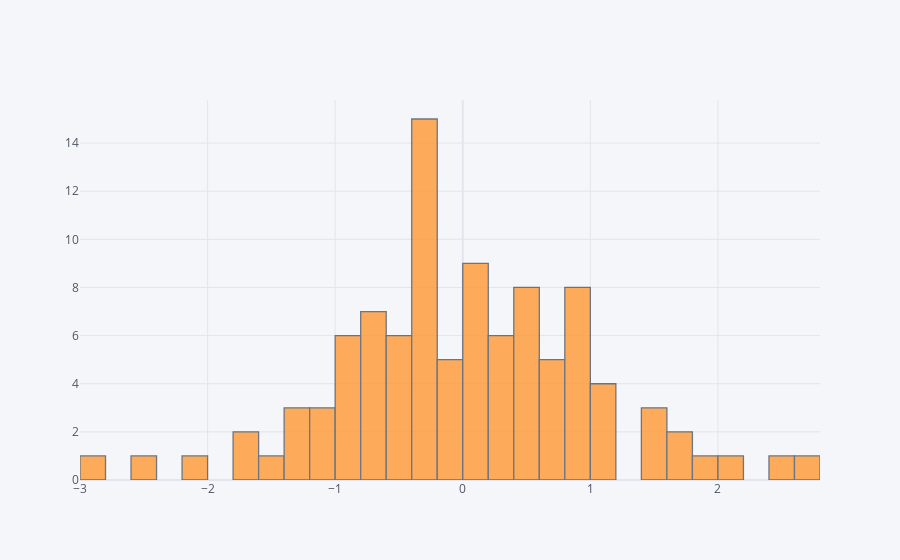

Notebook source saved alongside this figure:
### Code cell
df['A'].iplot(kind='hist',bins=50)

### Figure 1 — Plotly figure (JSON) as saved in the notebook; plotly's stock layout.template omitted (floating-point values rounded to 4 significant figures)
{"data": [{"histfunc": "count", "histnorm": "", "marker": {"color": "rgba(255, 153, 51, 1.0)", "line": {"color": "#4D5663", "width": 1.3}}, "name": "A", "nbinsx": 50, "opacity": 0.8, "orientation": "v", "type": "histogram", "x": [-1.28, 2.002, -0.2306, 0.9502, 0.04418, 0.03419, 0.4297, -0.3712, 0.8234, -0.2305, 0.9319, 1.8, -0.2435, -0.3794, 0.006746, -1.703, 1.05, -0.8817, -0.8891, -0.6727, 0.9835, -0.4999, -0.0136, 0.6032, 0.5757, 1.521, 1.664, -1.388, -1.405, 1.681, -0.7668, 0.3073, -0.2918, -0.3826, 0.3916, -0.4005, -0.2964, 0.7646, -0.1916, 0.3796, -0.1266, -2.108, -0.7247, 1.531, -0.7078, -0.7122, -0.5969, 1.021, 0.5236, 0.1844, 0.7656, -0.4672, -2.808, 0.8544, 0.7268, 0.2081, 0.4809, 0.09356, 0.5286, -1.023, 0.04873, -0.9777, 2.441, 0.5394, 1.144, -0.8318, -0.2711, -2.438, -0.7746, -1.205, -0.9713, -0.3489, -0.3855, -0.3868, 1.472, 0.8237, 0.9502, 2.621, 0.5894, -0.1375, 0.7189, -0.3966, 0.9521, -0.2949, -0.3848, 0.02993, -1.154, 0.491, -1.701, -0.9672, -0.5671, 0.127, -0.5421, -1.053, -0.6727, -0.1527, 1.177, 0.02886, 0.341, 0.3637]}], "layout": {"barmode": "overlay", "legend": {"bgcolor": "#F5F6F9", "font": {"color": "#4D5663"}}, "paper_bgcolor": "#F5F6F9", "plot_bgcolor": "#F5F6F9", "title": {"font": {"color": "#4D5663"}}, "xaxis": {"gridcolor": "#E1E5ED", "showgrid": true, "tickfont": {"color": "#4D5663"}, "title": {"font": {"color": "#4D5663"}, "text": ""}, "zerolinecolor": "#E1E5ED"}, "yaxis": {"gridcolor": "#E1E5ED", "showgrid": true, "tickfont": {"color": "#4D5663"}, "title": {"font": {"color": "#4D5663"}, "text": ""}, "zerolinecolor": "#E1E5ED"}}}
